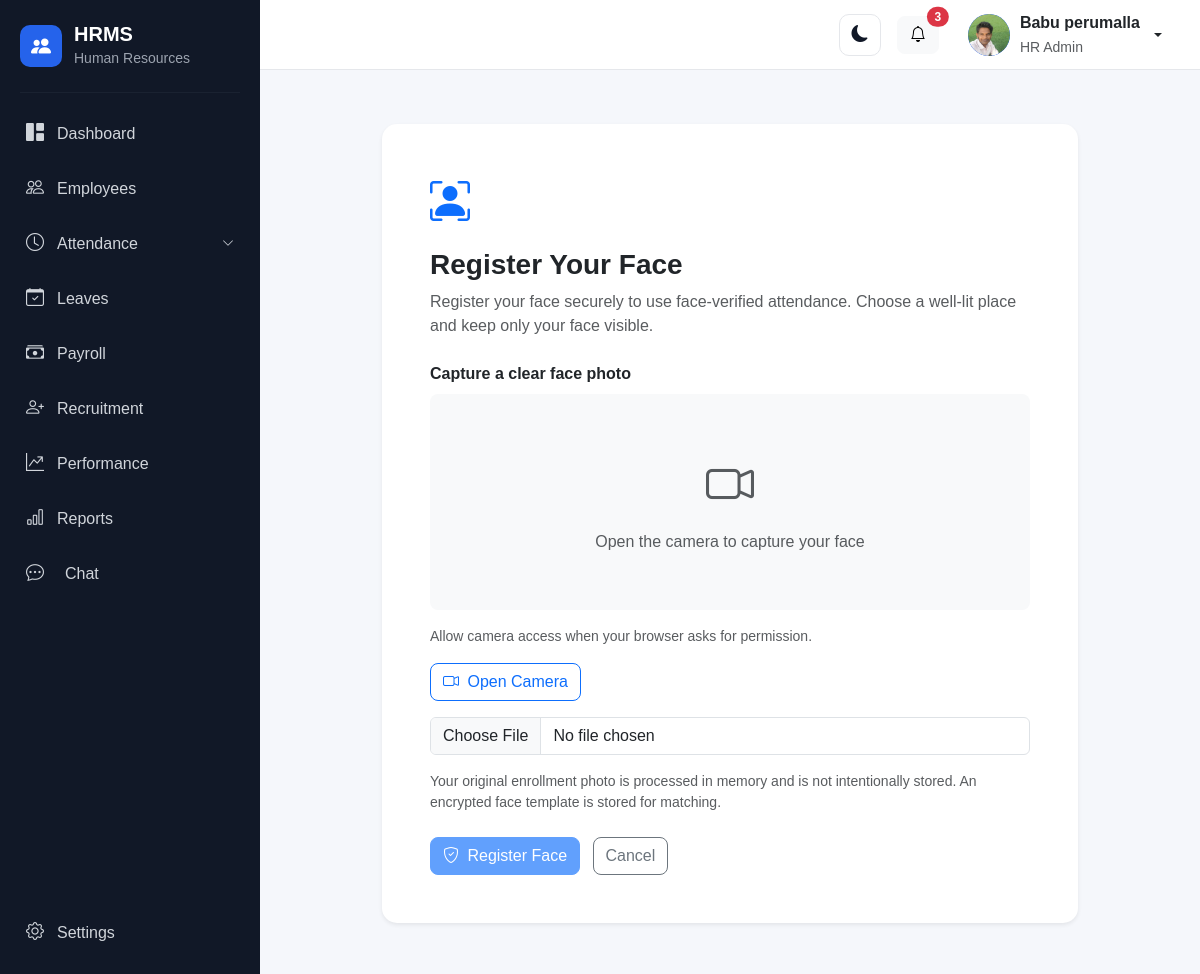
The app's page /account/face-enrollment/ (signed in), older data.
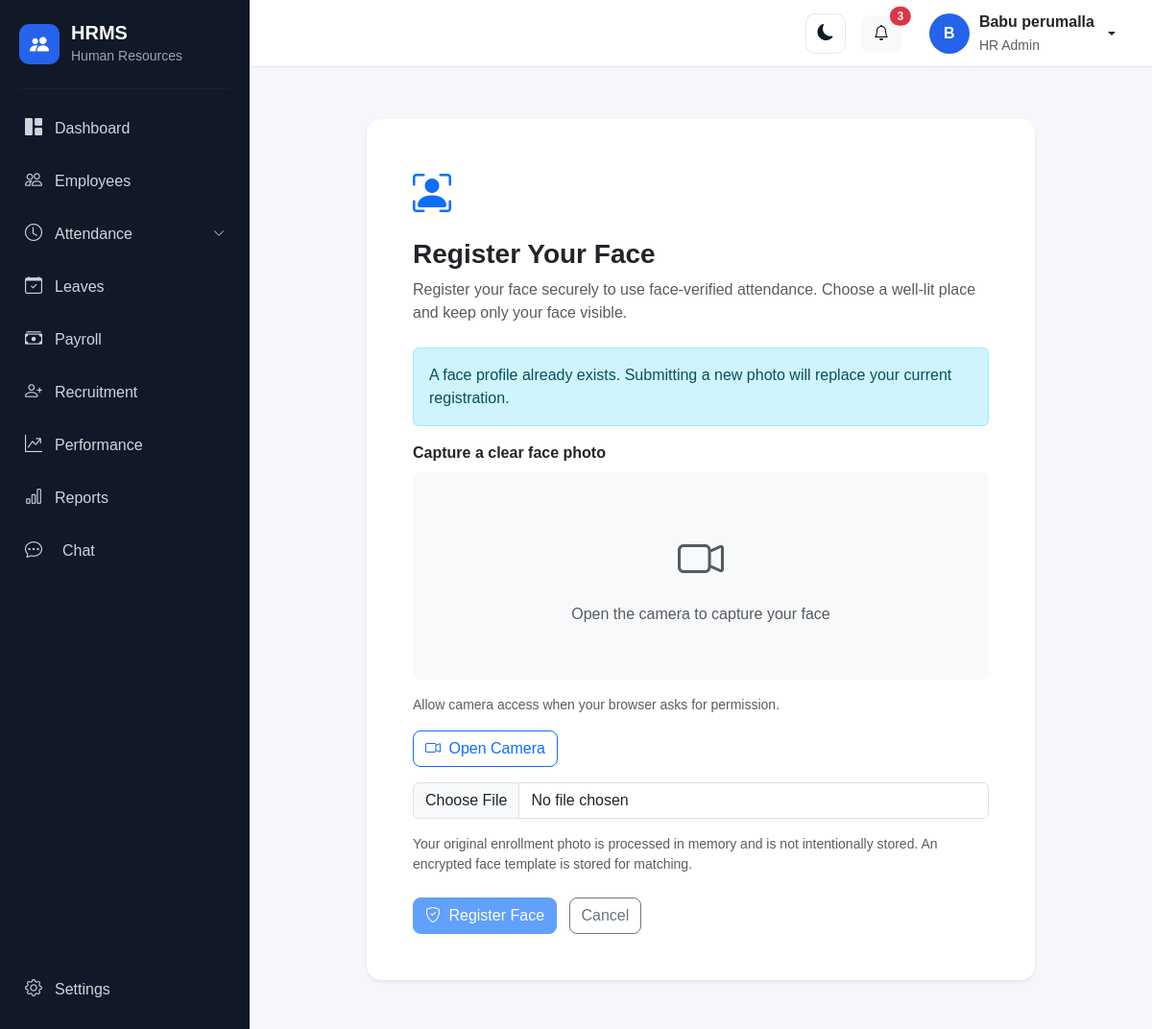
The same page, newer data.
### account/models.py (models this page shows, shortened)
class User(AbstractUser):
    class Role(models.TextChoices):
        SUPER_ADMIN = "SUPER_ADMIN", "Super Admin"
        HR_ADMIN = "HR_ADMIN", "HR Admin"
        MANAGER = "MANAGER", "Manager"
        EMPLOYEE = "EMPLOYEE", "Employee"
        RECRUITER = "RECRUITER", "Recruiter"
        PAYROLL_ADMIN = "PAYROLL_ADMIN", "Payroll Admin"
    objects = HRMSUserManager()
    role = models.CharField(
        max_length=30,
        choices=Role.choices,
        default=Role.EMPLOYEE,
    )
    phone = models.CharField(
        max_length=15,
        blank=True,
        null=True,
    )
    profile_picture = models.ImageField(
        upload_to="profile_pictures/",
        blank=True,
        null=True,
    )
    must_change_password = models.BooleanField(
        default=False,
        help_text="If enabled, the user must change their password after logging in.",
    )

### employees/models.py (models this page shows, shortened)
class Employee(models.Model):
    class Role(models.TextChoices):
        EMPLOYEE = "EMPLOYEE", "Employee"
        MANAGER = "MANAGER", "Manager"
        HR_ADMIN = "HR_ADMIN", "HR Admin"
        SUPER_ADMIN = "SUPER_ADMIN", "Super Admin"
    class Gender(models.TextChoices):
        MALE = "MALE", "Male"
        FEMALE = "FEMALE", "Female"
        OTHER = "OTHER", "Other"
    class EmploymentType(models.TextChoices):
        FULL_TIME = "FULL_TIME", "Full Time"
        PART_TIME = "PART_TIME", "Part Time"
        CONTRACT = "CONTRACT", "Contract"
        INTERN = "INTERN", "Intern"
    class EmploymentStatus(models.TextChoices):
        ACTIVE = "ACTIVE", "Active"
        BENCH = "BENCH", "Bench"
        ON_LEAVE = "ON_LEAVE", "On Leave"
        RESIGNED = "RESIGNED", "Resigned"
        TERMINATED = "TERMINATED", "Terminated"
        RETIRED = "RETIRED", "Retired"
    class WorkArrangement(models.TextChoices):
        ONSITE = "ONSITE", "Onsite"
        REMOTE = "REMOTE", "Remote"
        HYBRID = "HYBRID", "Hybrid"
        CLIENT_SITE = "CLIENT_SITE", "Client Site"
    user = models.OneToOneField(
        settings.AUTH_USER_MODEL,
        on_delete=models.SET_NULL,
        null=True,
        blank=True,
        related_name="employee_profile",
    )
    role = models.CharField(
        max_length=20,
        choices=Role.choices,
        default=Role.EMPLOYEE,
    )
    work_arrangement = models.CharField(
        max_length=20,
        choices=WorkArrangement.choices,
        default=WorkArrangement.ONSITE,
    )
    employee_id = models.CharField(
        max_length=20,
        unique=True,
    )
    first_name = models.CharField(
        max_length=100,
    )
    middle_name = models.CharField(
        max_length=100,
        blank=True,
    )
    last_name = models.CharField(
        max_length=100,
    )
    date_of_birth = models.DateField(
        null=True,
        blank=True,
    )
    gender = models.CharField(
        max_length=20,
        choices=Gender.choices,
        blank=True,
    )
    email = models.EmailField(
        blank=True,
    )
    phone = models.CharField(
        max_length=20,
        blank=True,
    )
    alternate_phone = models.CharField(
        max_length=20,
        blank=True,
    )
    address = models.TextField(
        blank=True,
    )
    city = models.CharField(
        max_length=100,
        blank=True,
    )
    state = models.CharField(
        max_length=100,
        blank=True,
    )
    country = models.CharField(
        max_length=100,
        default="India",
    )
    postal_code = models.CharField(
        max_length=20,
        blank=True,
    )
    company = models.ForeignKey(
        "organization.Company",
        on_delete=models.PROTECT,
        related_name="employees",
        null=True,
        blank=True
    )
    department = models.ForeignKey(
        "organization.Department",
        on_delete=models.PROTECT,
        related_name="employees",
        null=True,
        blank=True,
    )
    designation = models.ForeignKey(
        "organization.Designation",
        on_delete=models.PROTECT,
        related_name="employees",
        null=True,
        blank=True,
    )
    branch = models.ForeignKey(
        "organization.Branch",
        on_delete=models.PROTECT,
        related_name="employees",
        null=True,
        blank=True,
    )
    work_location = models.ForeignKey(
        "organization.WorkLocation",
        on_delete=models.PROTECT,
        related_name="employees",
        null=True,
        blank=True,
    )
    employment_type = models.CharField(
        max_length=20,
        choices=EmploymentType.choices,
        default=EmploymentType.FULL_TIME,
    )
    employment_status = models.CharField(
        max_length=20,
        choices=EmploymentStatus.choices,
        default=EmploymentStatus.ACTIVE,
    )
    joining_date = models.DateField()
    confirmation_date = models.DateField(
        null=True,
        blank=True,
    )
    resignation_date = models.DateField(
        null=True,
        blank=True,
    )
    termination_date = models.DateField(
        null=True,
        blank=True,
    )
    reporting_manager = models.ForeignKey(
        "self",
        on_delete=models.SET_NULL,
        null=True,
        blank=True,
        related_name="team_members",
    )
    profile_photo = models.ImageField(
        upload_to="employees/profile/",
        blank=True,
        null=True,
    )
    created_at = models.DateTimeField(
        auto_now_add=True,
    )
    updated_at = models.DateTimeField(
        auto_now=True,
    )
    class Meta:
        ordering = ["first_name", "last_name"]

### account/views.py (the view, shortened to what this page needs)
# urls.py: path("face-enrollment/", views.face_enrollment_view, name="face_enrollment"),
@login_required
def face_enrollment_view(request):
    from django.contrib.auth.decorators import login_required as _login_required
    from django.views.decorators.http import require_http_methods
    from django.core.exceptions import PermissionDenied
    from .models import EmployeeFaceProfile
    from .face_service import (
        FaceServiceError,
        extract_embedding,
        encrypt_embedding,
        MODEL_VERSION,
    )
    user = request.user
    if user.is_superuser or getattr(user, "role", "") == "SUPER_ADMIN":
        messages.info(request, "Super Admin accounts do not require face registration.")
        return redirect("dashboard")
    profile = EmployeeFaceProfile.objects.filter(user=user).first()
    return render(
        request,
        "account/face_enrollment.html",
        {
            "face_registered": bool(profile and profile.is_active),
        },
    )

### templates/account/face_enrollment.html (shortened to what this page needs)
{% extends "base.html" %}
{% block content %}
<div class="container py-4" style="max-width: 720px;">
    <div class="card shadow-sm border-0">
        <div class="card-body p-4 p-md-5">
            <div class="mb-3 text-primary">
                <i class="bi bi-person-bounding-box" style="font-size: 2.5rem;"></i>
            </div>
            <h3 class="fw-bold mb-2">Register Your Face</h3>
            <p class="text-muted mb-4">
                Register your face securely to use face-verified attendance.
                Choose a well-lit place and keep only your face visible.
            </p>
            {% if face_registered %}
                <div class="alert alert-info">
                    A face profile already exists. Submitting a new photo will replace your current registration.
                </div>
            {% endif %}
            <form id="faceEnrollmentForm" method="post" enctype="multipart/form-data">
                <label class="form-label fw-semibold">
                    Capture a clear face photo
                </label>
                <div class="rounded-3 bg-light p-2 mb-3 text-center">
                    <div id="cameraPlaceholder" class="py-5 text-muted">
                        <i class="bi bi-camera-video" style="font-size: 3rem;"></i>
                        <p class="mb-0 mt-2">Open the camera to capture your face</p>
                    </div>
                </div>
                <div id="cameraStatus" class="small text-muted mb-3">
                    Allow camera access when your browser asks for permission.
                </div>
                <div class="d-flex flex-wrap gap-2 mb-3">
                    <button type="button" id="openCamera" class="btn btn-outline-primary">
                        <i class="bi bi-camera-video me-1"></i> Open Camera
                    </button>
                </div>
                <input
                    id="face_image"
                    name="face_image"
                    type="file"
                    accept="image/*"
                    class="form-control mb-3"
                    required
                >
                <div class="small text-muted mb-4">
                    Your original enrollment photo is processed in memory and is not intentionally stored.
                    An encrypted face template is stored for matching.
                </div>
                <button type="submit" id="registerFace" class="btn btn-primary" disabled>
                    <i class="bi bi-shield-check me-1"></i>
                    Register Face
                </button>
                <a href="{% url 'dashboard' %}" class="btn btn-outline-secondary ms-2">
                    Cancel
                </a>
            </form>
        </div>
    </div>
</div>
{% endblock %}

### templates/base.html (shortened to what the changed rows need)
{% load static %}
<!DOCTYPE html>
<html lang="en">
<head>
    <link href="https://cdn.jsdelivr.net/npm/bootstrap@5.3.3/dist/css/bootstrap.min.css" rel="stylesheet">
    <link rel="stylesheet" href="https://cdn.jsdelivr.net/npm/bootstrap-icons@1.11.3/font/bootstrap-icons.min.css">
    <link rel="stylesheet" href="{% static 'css/style.css' %}">
</head>
<body>
    <div class="d-flex min-vh-100">
        <div class="main-wrapper">
            <nav class="top-navbar">
                <div class="ms-auto d-flex align-items-center gap-3">
                    <div class="dropdown">
                        <button type="button" class="btn user-menu dropdown-toggle" data-bs-toggle="dropdown">
                            <div class="user-avatar overflow-hidden d-flex align-items-center justify-content-center"
                                 style="width:42px; height:42px; min-width:42px; border-radius:50%;">
                                {% if user.employee_profile.profile_photo %}
                                    <img src="{{ user.employee_profile.profile_photo.url }}"
                                         alt="{{ user.get_full_name|default:user.username }}"
                                         style="width:100%; height:100%; object-fit:cover; border-radius:50%;">
                                {% elif user.profile_picture %}
                                    <img src="{{ user.profile_picture.url }}"
                                         alt="{{ user.get_full_name|default:user.username }}"
                                         style="width:100%; height:100%; object-fit:cover; border-radius:50%;">
                                {% else %}
                                    {{ user.first_name|first|default:user.username|first|upper }}
                                {% endif %}
                            </div>
                            <div class="d-none d-md-block text-start">
                                <div class="fw-semibold">
                                    {{ user.get_full_name|default:user.username }}
                                </div>
                                <small class="text-muted">
                                    {{ user.get_role_display }}
                                </small>
                            </div>
                        </button>
                    </div>
                </div>
            </nav>
            <main class="content-area">
                {% block content %}
                {% endblock %}
            </main>
        </div>
    </div>
</body>
</html>

Row changes from the older to the newer data that the page shows:
changed User "Babu perumalla": first_name|first (not shown) → "B"; employee_profile.profile_photo: picture removed
Text that changed along with them:
text now shown: "A face profile already exists. Submitting a new photo will replace your current registration."
